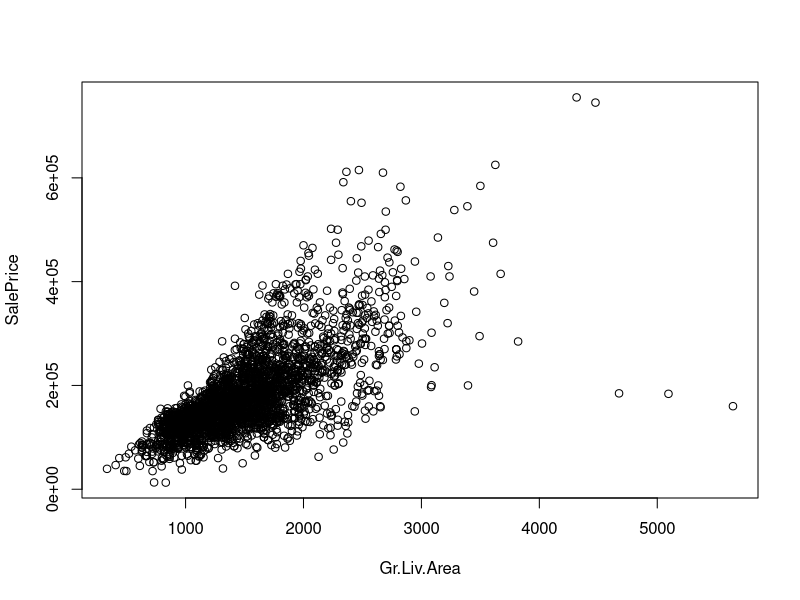
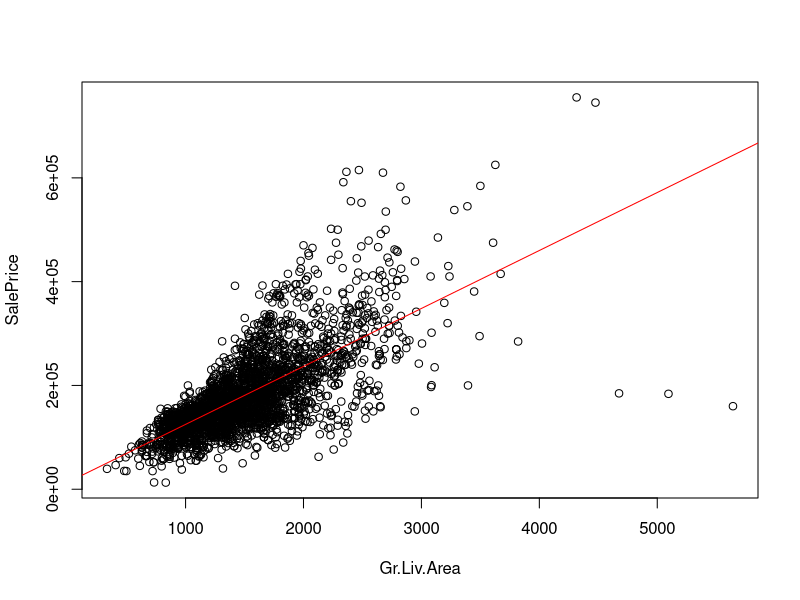
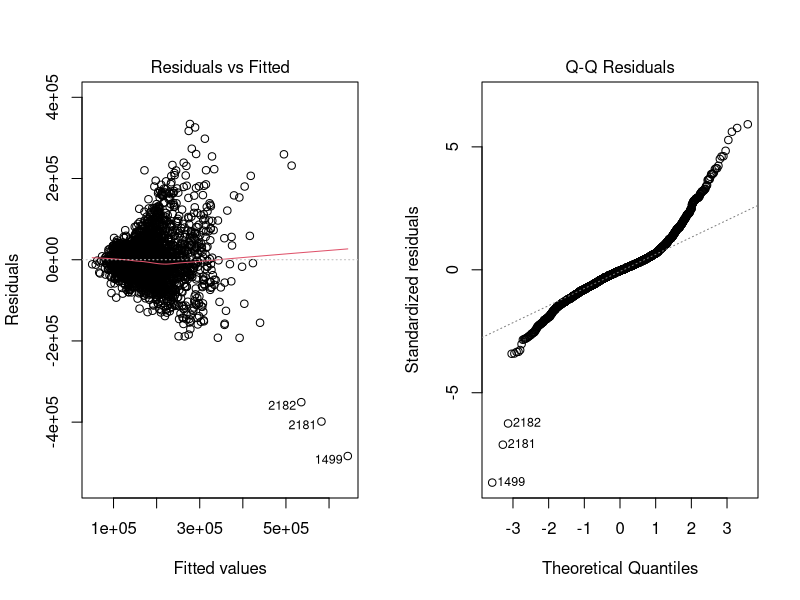

R code for these plots, in order:
## ---- chunk 1
df <- read.csv2(file="simplifiedAmesHousing.csv",header = TRUE,sep=';',dec = '.',stringsAsFactors = TRUE)
df

## ---- chunk 2
plot(SalePrice~Gr.Liv.Area,data=df)
## ---- chunk 3
cor(df$SalePrice,df$Gr.Liv.Area)
## ---- chunk 4
reg <- lm(SalePrice~Gr.Liv.Area,data=df)
## ---- chunk 5
plot(SalePrice~Gr.Liv.Area,data=df)
abline(reg,col="red")
## ---- chunk 6
predict(reg,newdata = data.frame(Gr.Liv.Area=c(1500,2300,3000)))
## ---- chunk 7
cbind("prix observés"=df$SalePrice,"Prédiction"=reg$fitted.values,"Résidus"=reg$residuals)
## ---- chunk 8
(RMSE <- sqrt(mean(reg$residuals^2)))
(MAE <- mean(abs(reg$residuals)))
## ---- chunk 9
par(mfrow=c(1,2))
plot(reg,1:2)
